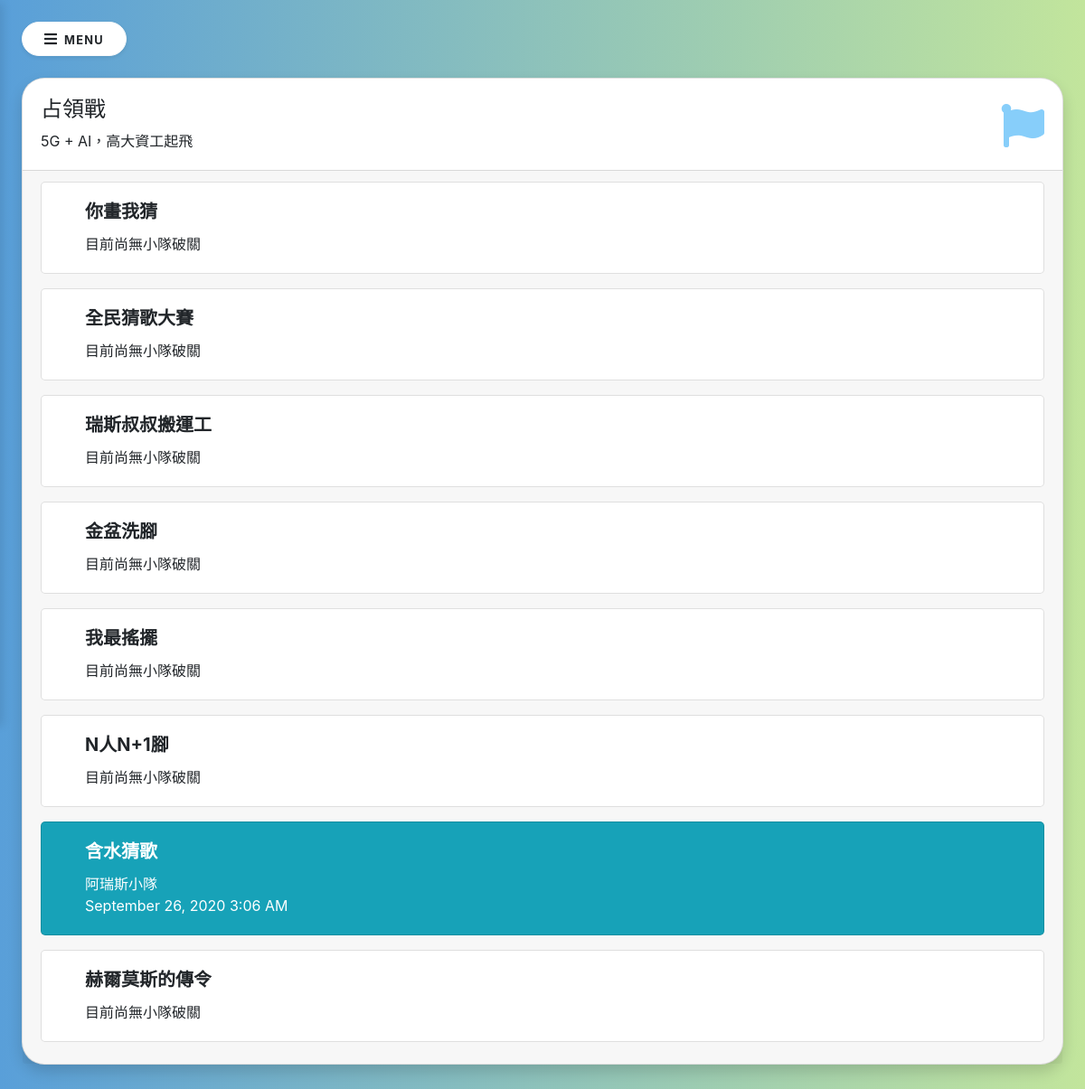
The app's page /domain (signed in), older data.
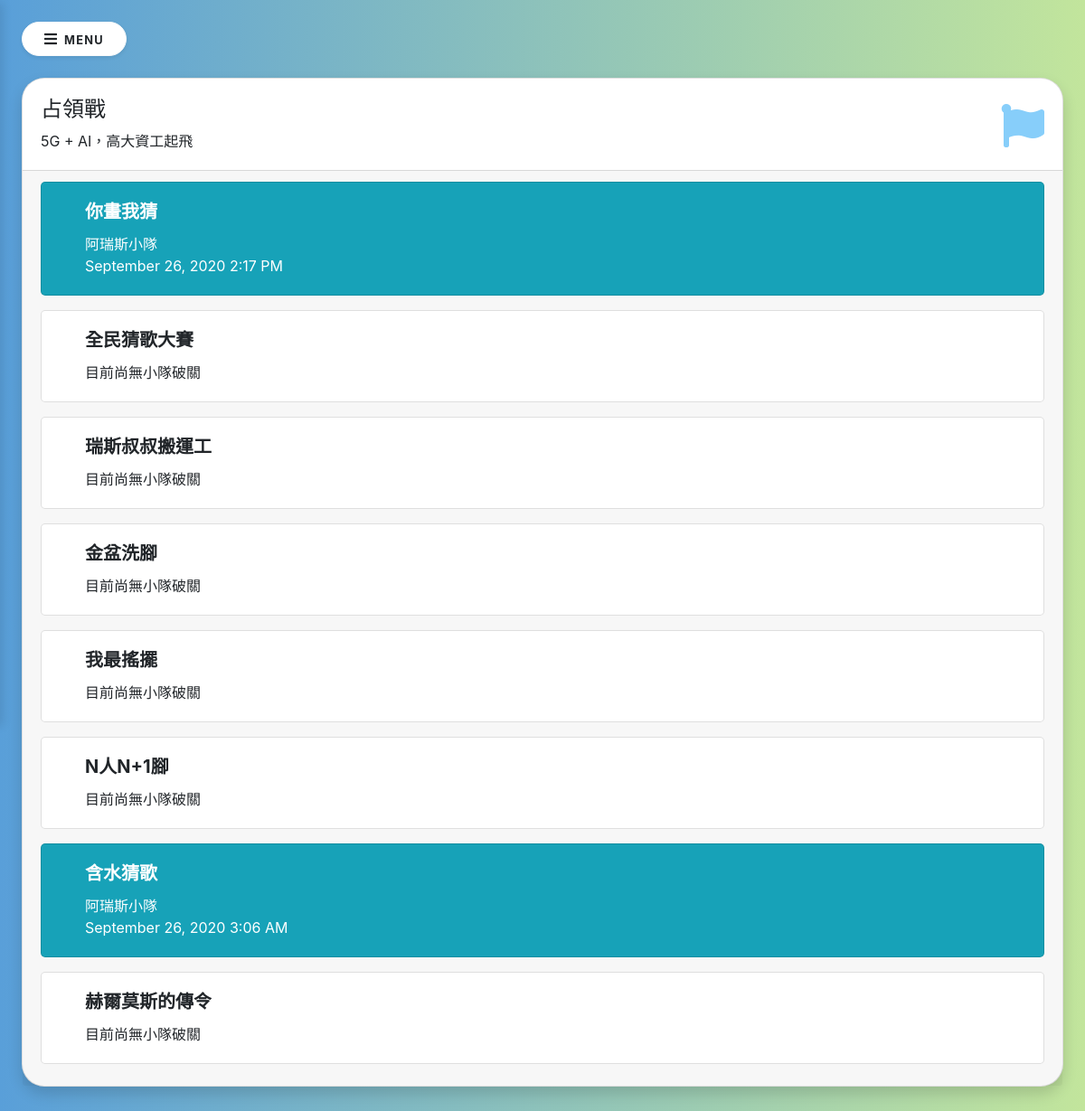
The same page, newer data.
### main/models.py (models this page shows, shortened)
class Domain(db.Model):
    id = db.Column(db.Integer, primary_key=True)
    time = db.Column(db.DateTime)
    team_id = db.Column(db.Integer, default=None)

### main/routes.py (the view)
@app.route('/domain')
def domain():
    if current_user.is_authenticated:
        domainList = Domain.query.all()
        return render_template('domain.html', title='占領戰', user=current_user, domainList=domainList)
    else:
        return redirect(url_for('login'))

### main/models.py (called while the page is built)
@login_manager.user_loader
def load_user(user_id):
    return User.query.get(int(user_id))

### main/templates/domain.html (shortened to what this page needs)
{% if user.team_id == 5 %}
{% extends 'staff_layout.html' %}
{% else %}
{% extends 'layout.html' %}
{% endif %}
{% block content %}
<div class="mb-4">
    <div class="card shadow" style="border-radius: 25px;">
        <div class="d-flex card-body justify-content-between">
            <div class="tile-header">
                <h4>占領戰</h4>
                <span>5G + AI，高大資工起飛</span>
            </div>
            <i class="fas fa-flag mt-2" style="font-size: 3rem; color:lightskyblue;"></i>
        </div>
        <div class="card-footer pb-2">
            <div class="column">
                <div class="card mb-3
                        {% if domainList[0].team_id != None %}
                        bg-info
                        {% endif %}
                        " , style="border-radius: 5px;">
                    <div class="card-body pl-xl-5 pl-3">
                        {% if domainList[0].team_id == None %}
                        <h5 class="card-title font-weight-bold">你畫我猜</h5>
                        <p class="card-text">目前尚無小隊破關</p>
                        {% else %}
                        <h5 class="card-title text-white font-weight-bold">你畫我猜</h5>
                        {% if domainList[0].team_id == 1 %}
                        <p class="card-text text-white">阿瑞斯小隊<br>
                            {{ moment(domainList[0].time).format('LLL') }}</p>
                        {% elif domainList[0].team_id == 2 %}
                        <p class="card-text text-white">雅典娜小隊<br>
                            {{ moment(domainList[0].time).format('LLL') }}</p>
                        {% elif domainList[0].team_id == 3 %}
                        <p class="card-text text-white">阿波羅小隊<br>
                            {{ moment(domainList[0].time).format('LLL') }}</p>
                        {% elif domainList[0].team_id == 4 %}
                        <p class="card-text text-white">波賽頓小隊<br>
                            {{ moment(domainList[0].time).format('LLL') }}</p>
                        {% endif %}
                        {% endif %}
                    </div>
                </div>
                <div class="card mb-3
                        " , style="border-radius: 5px;">
                    <div class="card-body pl-xl-5 pl-3">
                        {% if domainList[1].team_id == None %}
                        <h5 class="card-title font-weight-bold">全民猜歌大賽</h5>
                        <p class="card-text">目前尚無小隊破關</p>
                        {% endif %}
                    </div>
                </div>
                <div class="card mb-3
                        " , style="border-radius: 5px;">
                    <div class="card-body pl-xl-5 pl-3">
                        {% if domainList[2].team_id == None %}
                        <h5 class="card-title font-weight-bold">瑞斯叔叔搬運工</h5>
                        <p class="card-text">目前尚無小隊破關</p>
                        {% endif %}
                    </div>
                </div>
                <div class="card mb-3
                        " , style="border-radius: 5px;">
                    <div class="card-body pl-xl-5 pl-3">
                        {% if domainList[3].team_id == None %}
                        <h5 class="card-title font-weight-bold">金盆洗腳</h5>
                        <p class="card-text">目前尚無小隊破關</p>
                        {% endif %}
                    </div>
                </div>
                <div class="card mb-3
                    " , style="border-radius: 5px;">
                    <div class="card-body pl-xl-5 pl-3">
                        {% if domainList[4].team_id == None %}
                        <h5 class="card-title font-weight-bold">我最搖擺</h5>
                        <p class="card-text">目前尚無小隊破關</p>
                        {% endif %}
                    </div>
                </div>
                <div class="card mb-3
                    " , style="border-radius: 5px;">
                    <div class="card-body pl-xl-5 pl-3">
                        {% if domainList[5].team_id == None %}
                        <h5 class="card-title font-weight-bold">N人N+1腳</h5>
                        <p class="card-text">目前尚無小隊破關</p>
                        {% endif %}
                    </div>
                </div>
                <div class="card mb-3
                    {% if domainList[6].team_id != None %}
                    bg-info
                    {% endif %}
                    " , style="border-radius: 5px;">
                    <div class="card-body pl-xl-5 pl-3">
                        {% if domainList[6].team_id == None %}
                        <h5 class="card-title font-weight-bold">含水猜歌</h5>
                        <p class="card-text">目前尚無小隊破關</p>
                        {% else %}
                        <h5 class="card-title text-white font-weight-bold">含水猜歌</h5>
                        {% if domainList[6].team_id == 1 %}
                        <p class="card-text text-white">阿瑞斯小隊<br>
                            {{ moment(domainList[6].time).format('LLL') }}</p>
                        {% elif domainList[6].team_id == 2 %}
                        <p class="card-text text-white">雅典娜小隊<br>
                            {{ moment(domainList[6].time).format('LLL') }}</p>
                        {% elif domainList[6].team_id == 3 %}
                        <p class="card-text text-white">阿波羅小隊<br>
                            {{ moment(domainList[6].time).format('LLL') }}</p>
                        {% elif domainList[6].team_id == 4 %}
                        <p class="card-text text-white">波賽頓小隊<br>
                            {{ moment(domainList[6].time).format('LLL') }}</p>
                        {% endif %}
                        {% endif %}
                    </div>
                </div>
                <div class="card mb-3
                    " , style="border-radius: 5px;">
                    <div class="card-body pl-xl-5 pl-3">
                        {% if domainList[7].team_id == None %}
                        <h5 class="card-title font-weight-bold">赫爾莫斯的傳令</h5>
                        <p class="card-text">目前尚無小隊破關</p>
                        {% endif %}
                    </div>
                </div>
            </div>
        </div>
    </div>
</div>
{% endblock %}

### main/templates/layout.html (shortened to what this page needs)
<!DOCTYPE html>
<html lang="zh-tw">
    <head>
        <link rel="stylesheet" href="/static/css/style.css">
        <link rel="stylesheet" href="https://stackpath.bootstrapcdn.com/bootstrap/4.4.1/css/bootstrap.min.css">
        <link href="/static/css/all.css" rel="stylesheet">
    </head>
    <body>
        <div class="page-content p-4" style="z-index: 100;">
            <button id="sidebarShow" type="button" class="btn btn-light bg-white rounded-pill shadow-sm px-4 mb-4"><i class="fa fa-bars mr-2"></i><small class="text-uppercase font-weight-bold">Menu</small></button>
            {% block content %}
            {% endblock %}
        </div>
    </body>
</html>

### main/static/css/style.css (style rules this page uses)
.page-content { transition: all 0.4s; }
html { height: 100%; }
body { background: #599fd9; background: -webkit-linear-gradient(to right, #599fd9, #c2e59c); background: linear-gradient(to right, #599fd9, #c2e59c); height: 100vh; overflow-x: hidden; }
.text-uppercase { letter-spacing: 0.1em; }

### main/static/css/all.css (style rules this page uses)
.fa, .fas, .far, .fal, .fad, .fab { -moz-osx-font-smoothing: grayscale; -webkit-font-smoothing: antialiased; display: inline-block; font-style: normal; font-variant: normal; text-rendering: auto; line-height: 1; }
.fa-bars:before { content: "\f0c9"; }
.fa-flag:before { content: "\f024"; }
.fa, .fas { font-family: 'Font Awesome 5 Free'; font-weight: 900; }

Row changes from the older to the newer data that the page shows:
now on this page (row edited): Domain: time "September 26, 2020 2:17 PM"
changed Domain: team_id empty → 1 (drawn)
Text that changed along with them:
text no longer shown: "目前尚無小隊破關"
text now shown: "阿瑞斯小隊"
